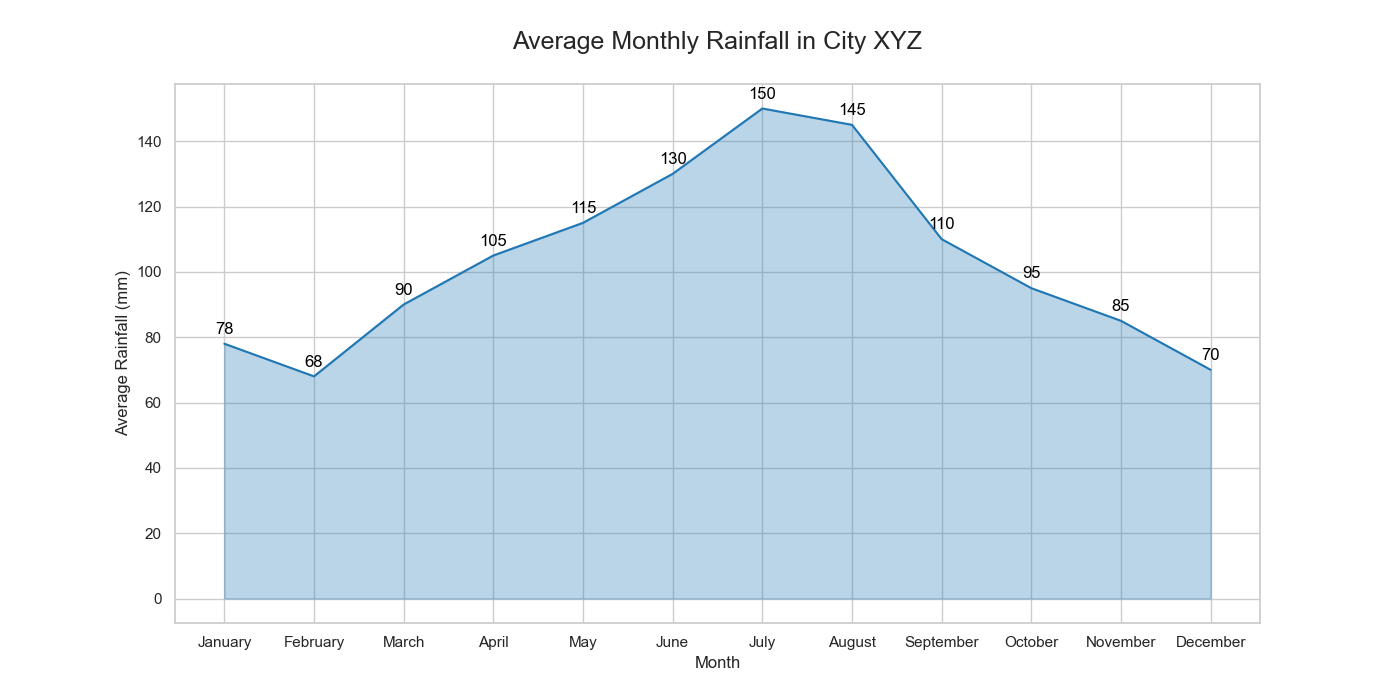

Source code (Python):

import matplotlib.pyplot as plt
import seaborn as sns
import pandas as pd

data = {
    'Month': ['January', 'February', 'March', 'April', 'May', 'June', 
              'July', 'August', 'September', 'October', 'November', 'December'],
    'Average_Rainfall': [78, 68, 90, 105, 115, 130, 150, 145, 110, 95, 85, 70]
}

df = pd.DataFrame(data)

plt.figure(figsize=(14, 7))
sns.set(style="whitegrid")

colors = ["#1f77b4"]

area_plot = sns.lineplot(data=df, x='Month', y='Average_Rainfall', color=colors[0])
area_plot.fill_between(df['Month'], df['Average_Rainfall'], alpha=0.3, color=colors[0])

for index, row in df.iterrows():
    plt.text(row['Month'], row['Average_Rainfall'] + 3, round(row['Average_Rainfall'], 2), 
             color='black', ha="center")

plt.title('Average Monthly Rainfall in City XYZ', fontsize=18, y=1.05)
plt.xlabel('Month')
plt.ylabel('Average Rainfall (mm)')

plt.show()
